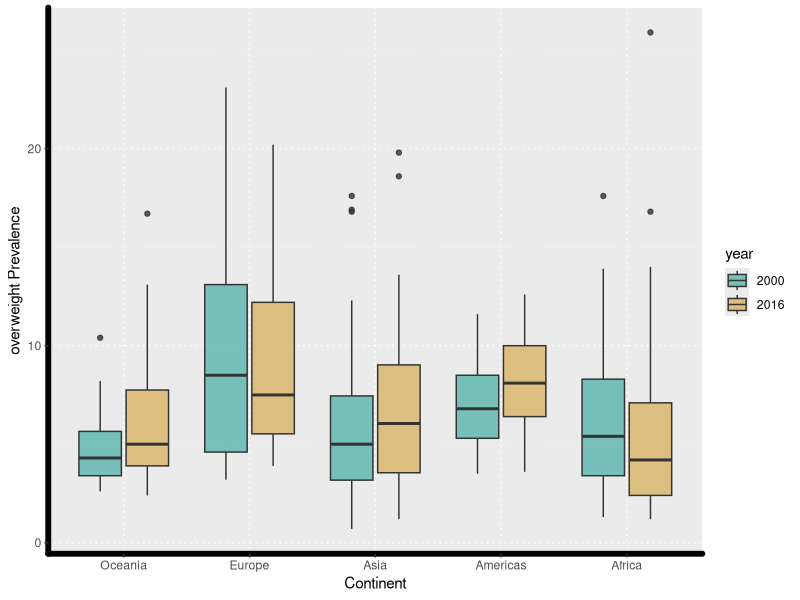

Generate this figure with R:
library(tidyverse)

world_bank_countries <- read_csv("data/world_bank_countries.csv")

# https://ggplot2tor.com/theme

world_bank_countries %>% 
  filter(year %in% c(2000, 2016)) %>% 
  mutate(
    year = year %>% as_factor,
    continent = continent %>% as_factor %>% 
      fct_relevel("Oceania", "Europe", "Asia", 
                  "Americas", "Africa")) %>%
  ggplot(aes(x = continent, 
             y = overweight,
             fill = year)) + 
  geom_boxplot(width = 0.75, 
               alpha = .8,
               position = position_dodge2(padding = 0.1)) +
  scale_fill_manual(values = c("#5ab4ac", "#d8b365")) +
  scale_y_continuous(name = "overweight Prevalence") +
  scale_x_discrete(name = "Continent") +
  theme(
    # Code goes here
    axis.line = element_line(color = "black",
                             size = 2,
                             linetype = "solid",
                             lineend = "round"),
    panel.grid = element_line(color = "white",
                              size = 0.5,
                              linetype = "dotted")
  )
